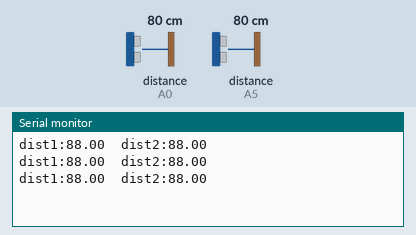
Recording of a sketch running on a simulated Arduino Uno, built with avr-gcc and run on an emulated ATmega328P. Shown: the last lines printed to the serial monitor. Wiring (inferred from the names in the program): 2 × ultrasonic range finder: trigger pin 8, echo A5 / trigger pin 10, echo A0. The inputs (shaded band) are chosen by the test bench; at power-on: distance to the obstacle (sensors on A0, A5) 80 cm. The echo pulse lasts 58.3 µs per cm.

Above: at 1.3 s.
1.4 s: distance to the obstacle (sensor on A0) set to 2 cm
At 2.0 s:
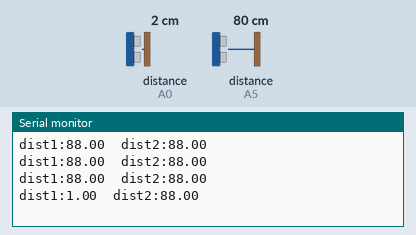
2.9 s: distance to the obstacle (sensor on A5) set to 2 cm
At 3.5 s:
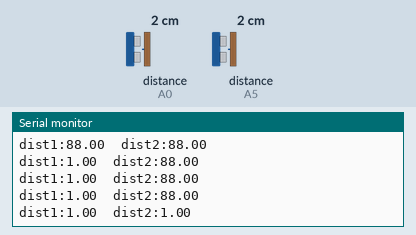
4.4 s: distance to the obstacle (sensor on A0) set to 4 cm
At 5.0 s:
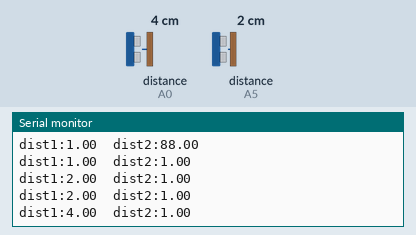
5.9 s: distance to the obstacle (sensor on A5) set to 4 cm
At 6.5 s:
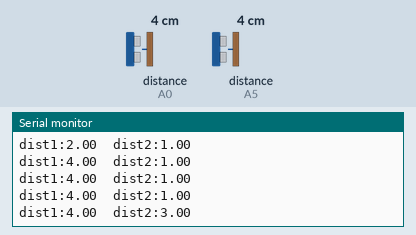
Timing chart, 0 to 8.4 s (numbered marks = the images above; inputs shaded):
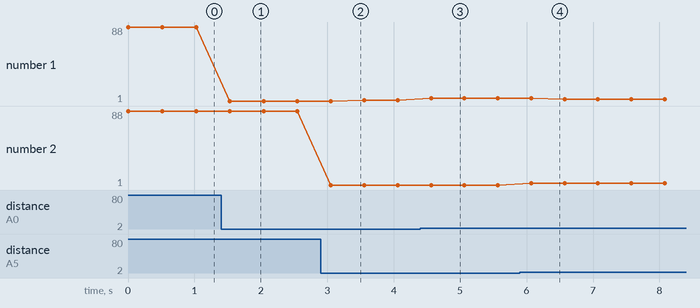

Measured:
- after the input at 1.4 s, the serial monitor: prints a new line after 0.13 s (image 1)
- after the input at 2.9 s, the serial monitor: prints a new line after 0.16 s (image 2)
- after the input at 4.4 s, the serial monitor: prints a new line after 0.16 s (image 3)
- after the input at 5.9 s, the serial monitor: prints a new line after 0.17 s (image 4)
- plotted number 1: 2 → 4 after the input at 4.4 s, 4 → 3 after the input at 5.9 s
- plotted number 2: 1 → 3 after the input at 5.9 s

The sketch:

HelloUltrasonic.ino
```cpp
#include <PID_v1.h>

const int echoPin1 = A0, trigPin1 = 10, echoPin2 = A5, trigPin2 = 8;
double dist1 = 0, dist2 = 0, setDist = 100, thrVal = 0;
const int sampleTime = 500;  // Sample time in ms


void setup(){
  Serial.begin(9600);
  pinMode(trigPin1, OUTPUT);
  pinMode(trigPin2, OUTPUT);
  pinMode(echoPin1, INPUT);
  pinMode(echoPin2, INPUT);
}

void loop(){
  readSensor1();
  readSensor2();

  delay(sampleTime);
}

long readSensor1(){

  digitalWrite(trigPin1, LOW);
  delayMicroseconds(2);
  digitalWrite(trigPin1, HIGH);
  delayMicroseconds(10);
  digitalWrite(trigPin1, LOW);
  dist1 = pulseIn(echoPin1, HIGH, 25000)/29/2*10/9;

  Serial.print("dist1:");Serial.print(dist1);Serial.print("\t");

}

long readSensor2(){

  digitalWrite(trigPin2, LOW);
  delayMicroseconds(2);
  digitalWrite(trigPin2, HIGH);
  delayMicroseconds(10);
  digitalWrite(trigPin2, LOW);
  dist2 = pulseIn(echoPin2, HIGH, 25000)/29/2*10/9;

  Serial.print("dist2:");Serial.print(dist2);Serial.print("\n");

}
```
